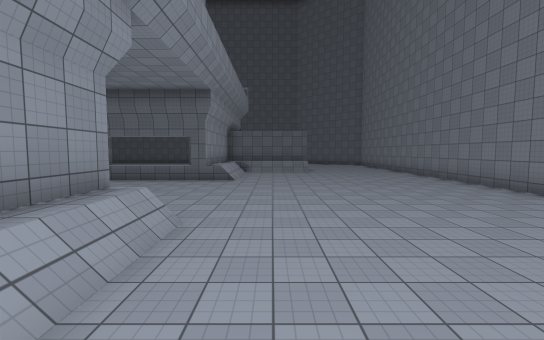
[1] (above)

24 first-person views from a walk through a scene from a Unity 3-D project. The camera is 1.5 m above the floor, tilts 4° down and sees 90° across. The floor is counted in squares, 2 m on a side. Each view is taken from the middle of a square. On the plan, view 1 faces up. The plan holds only what a view shows up to about 10 squares ahead; the rest is blank. The place goes on beyond the plan. The player is left out. Surface patterns are stand-ins for the level's own textures.

[2]
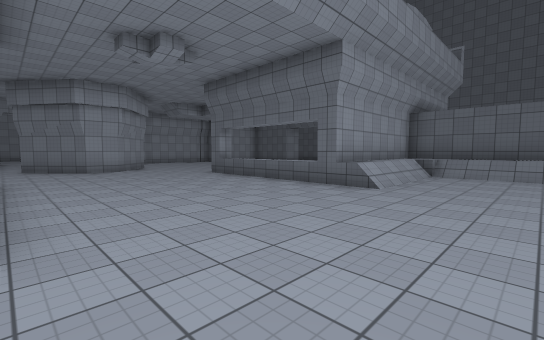

[3]
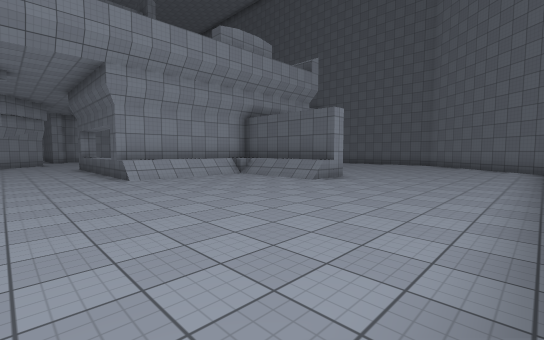

[4]
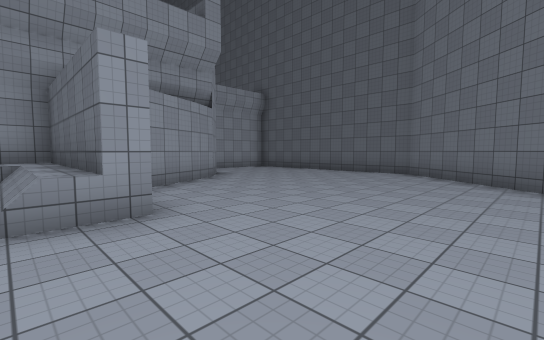

[5]
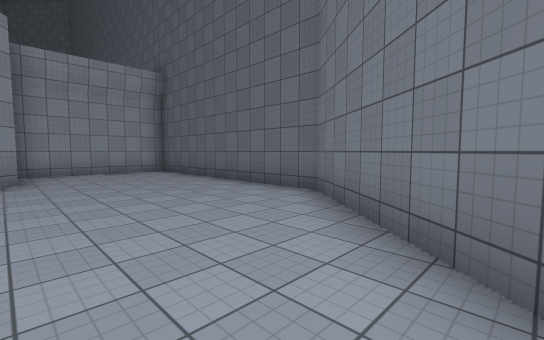

[6]
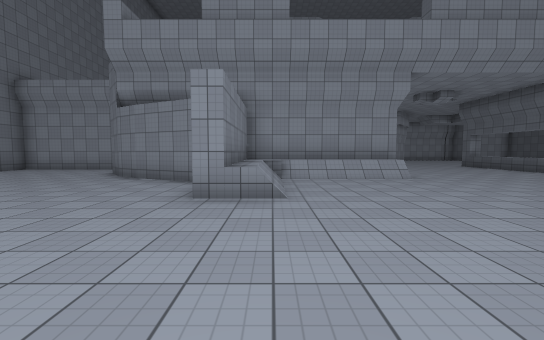

[7]
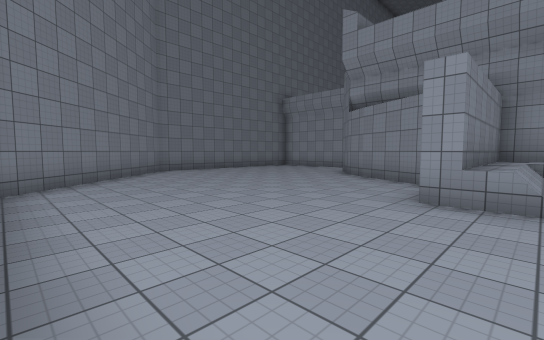

[8]
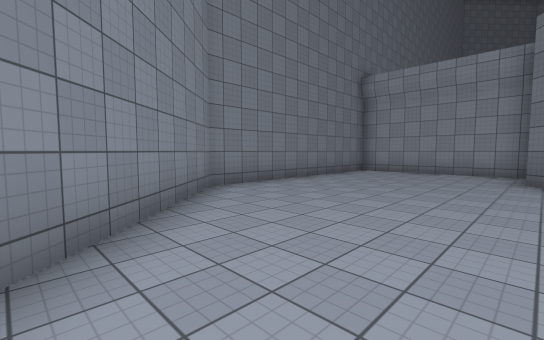

[9]
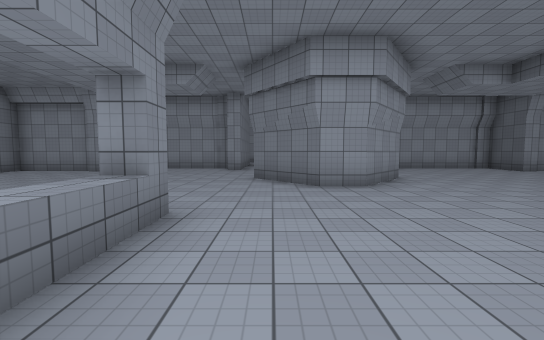

[10]
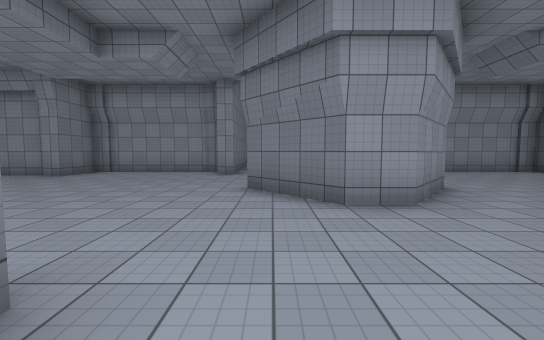

[11]
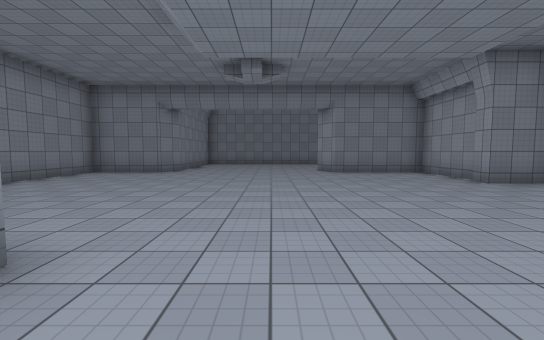

[12]
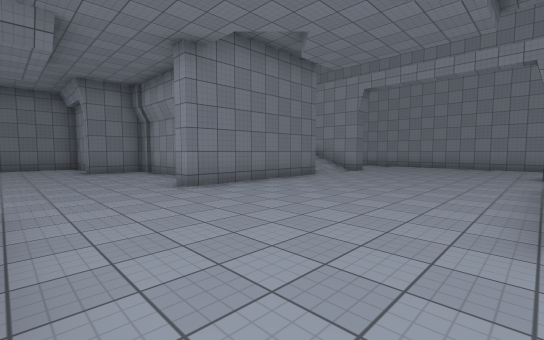

[13]
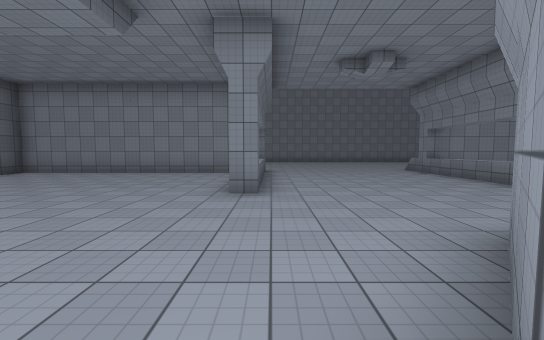

[14]
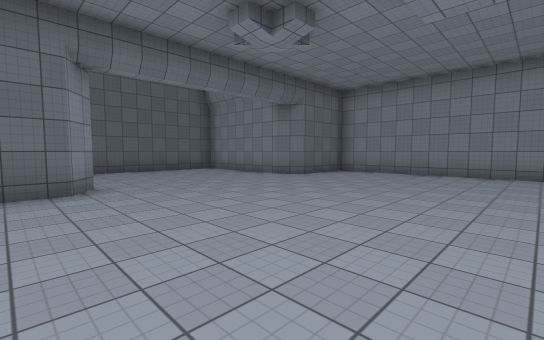

[15]
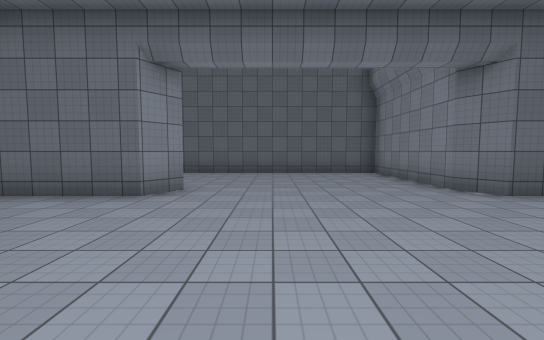

[16]
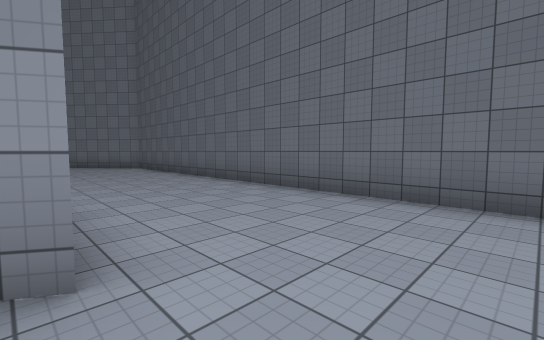

[17]
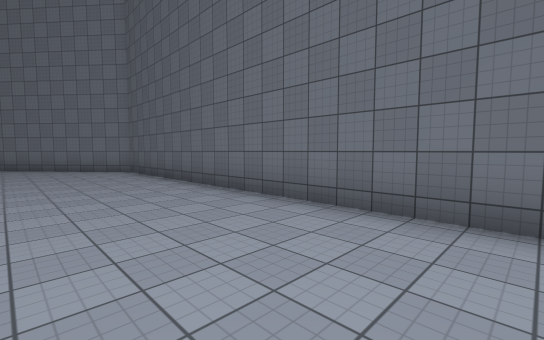

[18]
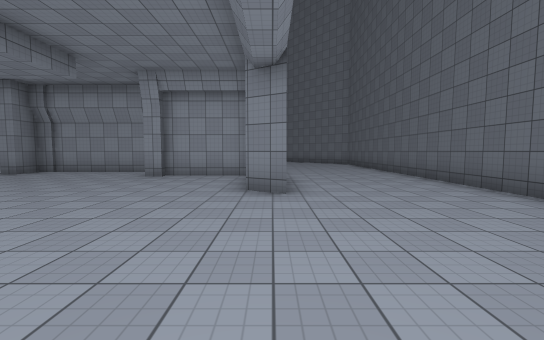

[19]
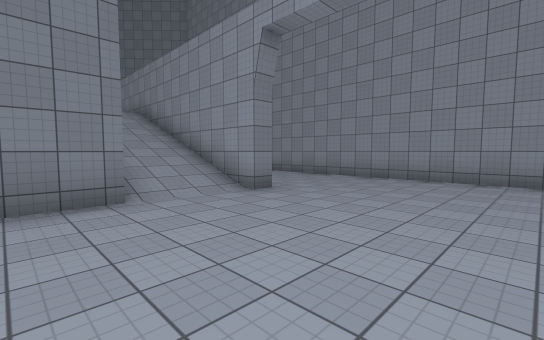

[20]
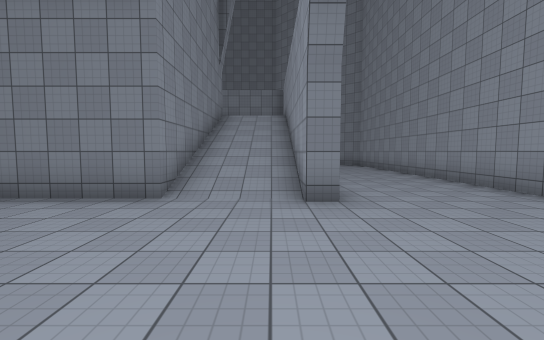

[21]
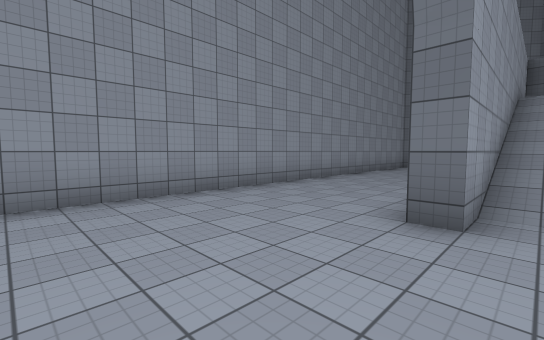

[22]
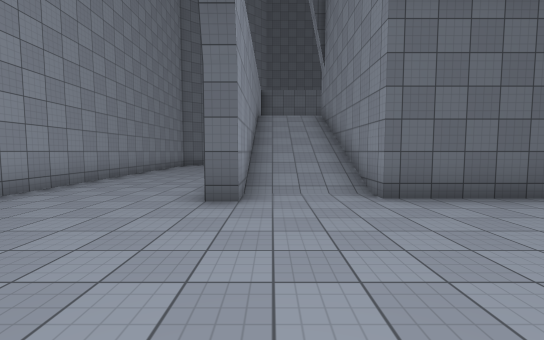

[23]
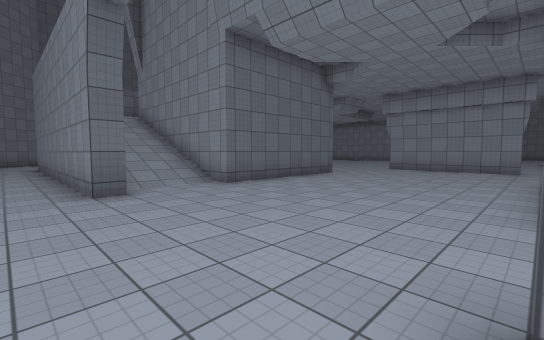

[24]
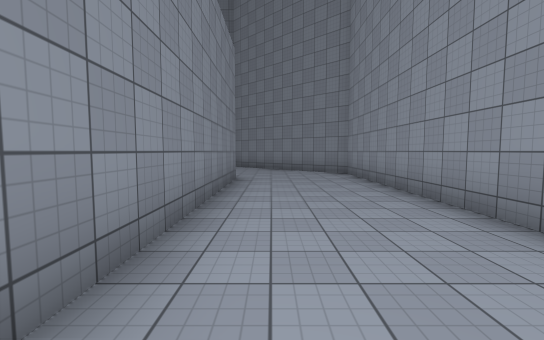

### Floor plan
Key: @ floor where view 1 was taken; # wall or solid block; . main floor; : floor 1 m higher than the main floor; + floor 4 m higher than the main floor; * floor 7 m higher than the main floor; / step, stairs or slope; ^ raised ledge.
Columns run from 26 left of view 1 to 6 right of it. Each row starts with its distance up from view 1.
 23     #########################
 22    ##................#.......##
 21   ##.................#........##
 20  ##..................#.........##
 19   ...................#..........#
 18              **#.....###.........
 17    ..       /..........##........
 16 #....       /...........##.......
 15 #....++/    /...........##.......
 14 #...///#  ###..........#####.....
 13 #...///#  #............#:////....
 12 #...///#  #............#:........
 11 #...///#  #............#:........
 10 #...///####............#:........
  9 #.........##.......#^^^^/........
  8 #..............#.................
  7 #..............##................
  6 #..............##................
  5 #..............#................
  4 #......................./......
  3 #...///#####.......#^^^#:.....
  2 #...///#  #..........  #:.......
  1 #...///#  #........... #:.......
  0 #...///#  #............#:/@//....
 -1 #...///#  #............#####.....
 -2 #....++/  ###...........##.......
 -3 #....       /...........##.......
 -4 #....       /..........##........
 -5 #....           .....###.........
 -6 #....                #..........#
 -7 ##...                #.........##
 -8                      #........##
 -9                      #.......##
-10                      #########

Where each view was taken, in squares from view 1:
view 1: 0 up, 0 right, facing up
view 2: 4 up, 1 right, facing up-left
view 3: 7 up, 6 right, facing up-left
view 4: 13 up, 5 right, facing up-left
view 5: 18 up, 5 right, facing up-left
view 6: 0 up, 6 right, facing left
view 7: 0 up, 6 right, facing down-left
view 8: 5 down, 5 right, facing down-left
view 9: 5 up, 4 left, facing left
view 10: 5 up, 6 left, facing left
view 11: 5 up, 9 left, facing down
view 12: 9 up, 12 left, facing down-left
view 13: 9 up, 12 left, facing right
view 14: 12 up, 12 left, facing up-right
view 15: 13 up, 9 left, facing up
view 16: 18 up, 9 left, facing up-left
view 17: 19 up, 11 left, facing up-left
view 18: 18 up, 6 left, facing left
view 19: 8 up, 18 left, facing down-left
view 20: 8 up, 21 left, facing down
view 21: 6 up, 21 left, facing up-left
view 22: 5 up, 21 left, facing up
view 23: 4 up, 23 left, facing up-right
view 24: 3 up, 23 left, facing down
